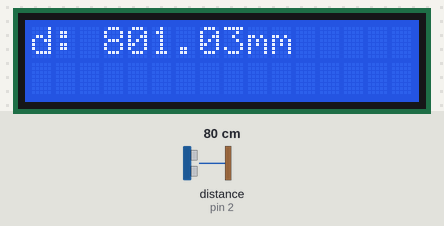
Bench run of a sketch on a simulated Arduino Leonardo, built with avr-gcc and run on an emulated ATmega32U4. Parts: 16×2 character LCD. Wiring (inferred from the names in the program): ultrasonic range finder: trigger pin 4; echo pin 2. Inputs (shaded band) come from the test bench; at power-on: distance to the obstacle (sensor on pin 2) 80 cm. The echo pulse lasts 58.3 µs per cm; what the sketch prints to the serial monitor is not drawn.

Above: at 1.2 s.
1.3 s: distance to the obstacle (sensor on pin 2) set to 2 cm
At 2.9 s:
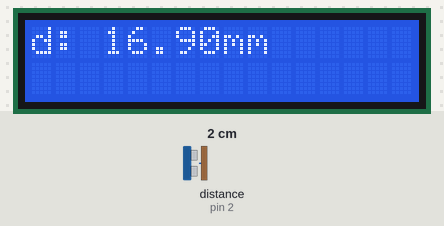
3.9 s: distance to the obstacle (sensor on pin 2) set to 4 cm
At 5.3 s:
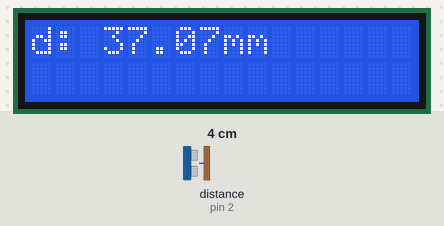
5.6 s: distance to the obstacle (sensor on pin 2) set to 9 cm
At 6.5 s:
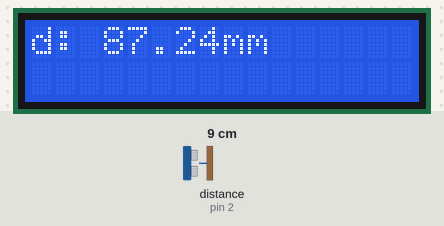
Timing chart, 0 to 8.6 s (numbered marks = the images above; inputs shaded):
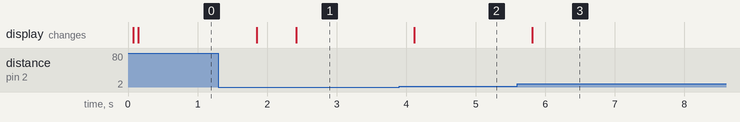

The sketch:

soniclcd.ino
```cpp
#include <LiquidCrystal.h>

/*
  Arduino <-> Ultraschallsensor HC SR04
  -------------------------------------

  Erzeugt einen Ultraschallimpuls und misst die Zeit,
  bis das Echo aufgefangen wird. Aus der Laufzeit des
  Schallimpulses wird die Entfernung zum reflektierenden
  Objekt berechnet.

*/

// Trig ist an Digital-Pin 7 angeschlossen
const byte TRIGGER = 4;

// und Echo an Digital-Pin 8
const byte ECHO = 2;

LiquidCrystal lcd(5, 8, 9, 10, 11, 12);


/************************************************************
*
* void setup()
* ------------
*
* Wird einmal beim Programmstart durchlaufen
*
*************************************************************/
void setup() {
  Serial.begin(9600);

  pinMode(TRIGGER, OUTPUT);
  pinMode(ECHO, INPUT);

  // Damit später durch HIGH-setzen von TRIGGER ein Impuls
  // ausgelöst werden kann, wird TRIGGER hier LOW gesetzt.
  digitalWrite(TRIGGER, LOW);

  // TRIGGER muss mindestens 2µs LOW sein
  delayMicroseconds(2);

  // Für Leonardo
  while (!Serial)
    ;

  lcd.begin(16, 2);
  lcd.print("hello, world!");
}

/************************************************************
*
* void loop()
* ------------
*
* Wird immer wieder durchlaufen
*
*************************************************************/
void loop() {
  long laufzeit;
  double entfernung;


  while(true) {
    // Einen Impuls auslösen
    digitalWrite(TRIGGER, HIGH);
    delayMicroseconds(5);
    digitalWrite(TRIGGER, LOW);

    // Messen, wann der reflektierte Impuls zurückkommt
    laufzeit = pulseIn(ECHO, HIGH);

    // Pro Meter benötigt der Schall in Luft ca. 2,9 ms
    // pulseIn misst Mikrosekunden, also 2,9 µs pro Millimeter
    // Weg geht hin und zurück, also mal 2
    entfernung = (double) laufzeit / (2.9 * 2.0);

    Serial.print("Entfernung zum Objekt: ");
    Serial.print(entfernung);
    Serial.println(" mm");

    lcd.begin(16, 2);
    lcd.print("d: ");
    lcd.print(entfernung);
    lcd.print("mm");

    delay(500);
  }
}
```

Measured:
- after the input at 1.3 s, the display: first changes after 0.55 s (image 1 shows a later state)
- after the input at 3.9 s, the display: changes after 0.21 s (image 2)
- after the input at 5.6 s, the display: changes after 0.21 s (image 3)
